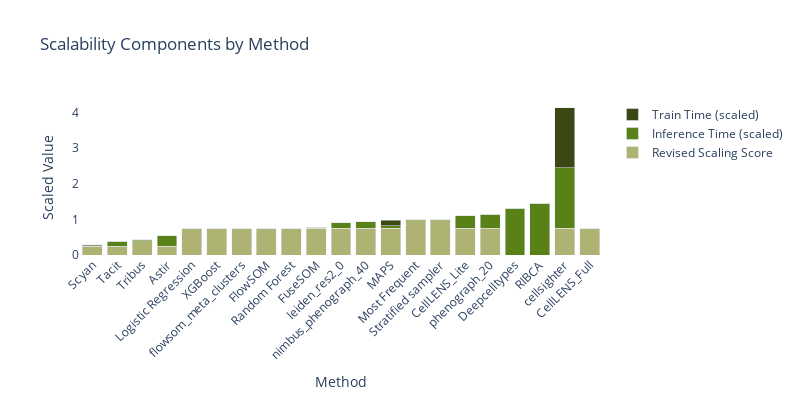

The code cell stored with this chart in its notebook:
### Code cell
methods = scalability_plot_lvl3_sorted["method"].tolist()
revised_scaling_score = scalability_plot_lvl3_sorted["revised_scaling_score"].fillna(0)
inference_time_scaled = scalability_plot_lvl3_sorted["inference_time_scaled"].fillna(0)
train_time_scaled = scalability_plot_lvl3_sorted["train_time_scaled"].fillna(0)

fig = go.Figure(data=[
    go.Bar(name='Revised Scaling Score', x=methods, y=revised_scaling_score, marker_color='#aeb374'),
    go.Bar(name='Inference Time (scaled)', x=methods, y=inference_time_scaled, marker_color='#598118'),
    go.Bar(name='Train Time (scaled)', x=methods, y=train_time_scaled, marker_color='#3b4814')
])

fig.update_layout(
    font=dict(
        size=12,           # Default font size for all text
    ),
    xaxis=dict(
        title_font=dict(size=14),   # X-axis title font size
        tickfont=dict(size=12),     # X-axis tick label font size
    ),
    yaxis=dict(
        title_font=dict(size=14),   # Y-axis title font size
        tickfont=dict(size=12),     # Y-axis tick label font size
    ),
    title_font=dict(size=16),       # Title font size
    legend=dict(
        font=dict(size=12),         # Legend font size
        title_font=dict(size=14),   # Legend title font size
    )
)

fig.update_layout(
    barmode='stack',
    xaxis_title='Method',
    xaxis_tickangle=-45,
    yaxis_title='Scaled Value',
    title='Scalability Components by Method',
    #legend=dict(x=1.05, y=1, bordercolor="Black", borderwidth=1),
    width=800,
    height=400,
    plot_bgcolor='white',
    paper_bgcolor='white'
)
fig.show()

fig.write_html(os.path.join(output_path, "scalability_plot.html"))

# save as svg
#fig.write_image("../figures/scalability_plot.svg", width=800, height=400, scale=2)

### Figure 1 — Plotly figure (JSON) as saved in the notebook; plotly's stock layout.template omitted (floating-point values rounded to 4 significant figures)
{"data": [{"marker": {"color": "#aeb374"}, "name": "Revised Scaling Score", "type": "bar", "x": ["Scyan", "Tacit", "Tribus", "Astir", "Logistic Regression", "XGBoost", "flowsom_meta_clusters", "FlowSOM", "Random Forest", "FuseSOM", "leiden_res2_0", "nimbus_phenograph_40", "MAPS", "Most Frequent", "Stratified sampler", "CellLENS_Lite", "phenograph_20", "Deepcelltypes", "RIBCA", "cellsighter", "CellLENS_Full"], "y": [0.25, 0.25, 0.4, 0.25, 0.75, 0.75, 0.75, 0.75, 0.75, 0.75, 0.75, 0.75, 0.75, 1.0, 1.0, 0.75, 0.75, 0.0, 0.0, 0.75, 0.75]}, {"marker": {"color": "#598118"}, "name": "Inference Time (scaled)", "type": "bar", "x": ["Scyan", "Tacit", "Tribus", "Astir", "Logistic Regression", "XGBoost", "flowsom_meta_clusters", "FlowSOM", "Random Forest", "FuseSOM", "leiden_res2_0", "nimbus_phenograph_40", "MAPS", "Most Frequent", "Stratified sampler", "CellLENS_Lite", "phenograph_20", "Deepcelltypes", "RIBCA", "cellsighter", "CellLENS_Full"], "y": [0.01499, 0.1408, 0.02916, 0.2952, 0.0004799, 0.0006214, 0.00631, 0.00631, 0.00258, 0.02671, 0.1588, 0.1827, 0.07595, 1.389e-07, 9.722e-06, 0.3473, 0.3946, 1.314, 1.446, 1.701, 0.0]}, {"marker": {"color": "#3b4814"}, "name": "Train Time (scaled)", "type": "bar", "x": ["Scyan", "Tacit", "Tribus", "Astir", "Logistic Regression", "XGBoost", "flowsom_meta_clusters", "FlowSOM", "Random Forest", "FuseSOM", "leiden_res2_0", "nimbus_phenograph_40", "MAPS", "Most Frequent", "Stratified sampler", "CellLENS_Lite", "phenograph_20", "Deepcelltypes", "RIBCA", "cellsighter", "CellLENS_Full"], "y": [0.02864, 0.0, 0.0, 0.0, 0.0009472, 0.001125, 0.0, 0.0, 0.004975, 0.0, 0.0, 0.0, 0.1497, 2.778e-07, 0.0, 0.0, 0.0, 0.0, 0.0, 1.683, 0.0]}], "layout": {"barmode": "stack", "font": {"size": 12}, "height": 400, "legend": {"font": {"size": 12}, "title": {"font": {"size": 14}}}, "paper_bgcolor": "white", "plot_bgcolor": "white", "title": {"text": "Scalability Components by Method"}, "width": 800, "xaxis": {"tickangle": -45, "tickfont": {"size": 12}, "title": {"text": "Method"}}, "yaxis": {"tickfont": {"size": 12}, "title": {"text": "Scaled Value"}}}}
